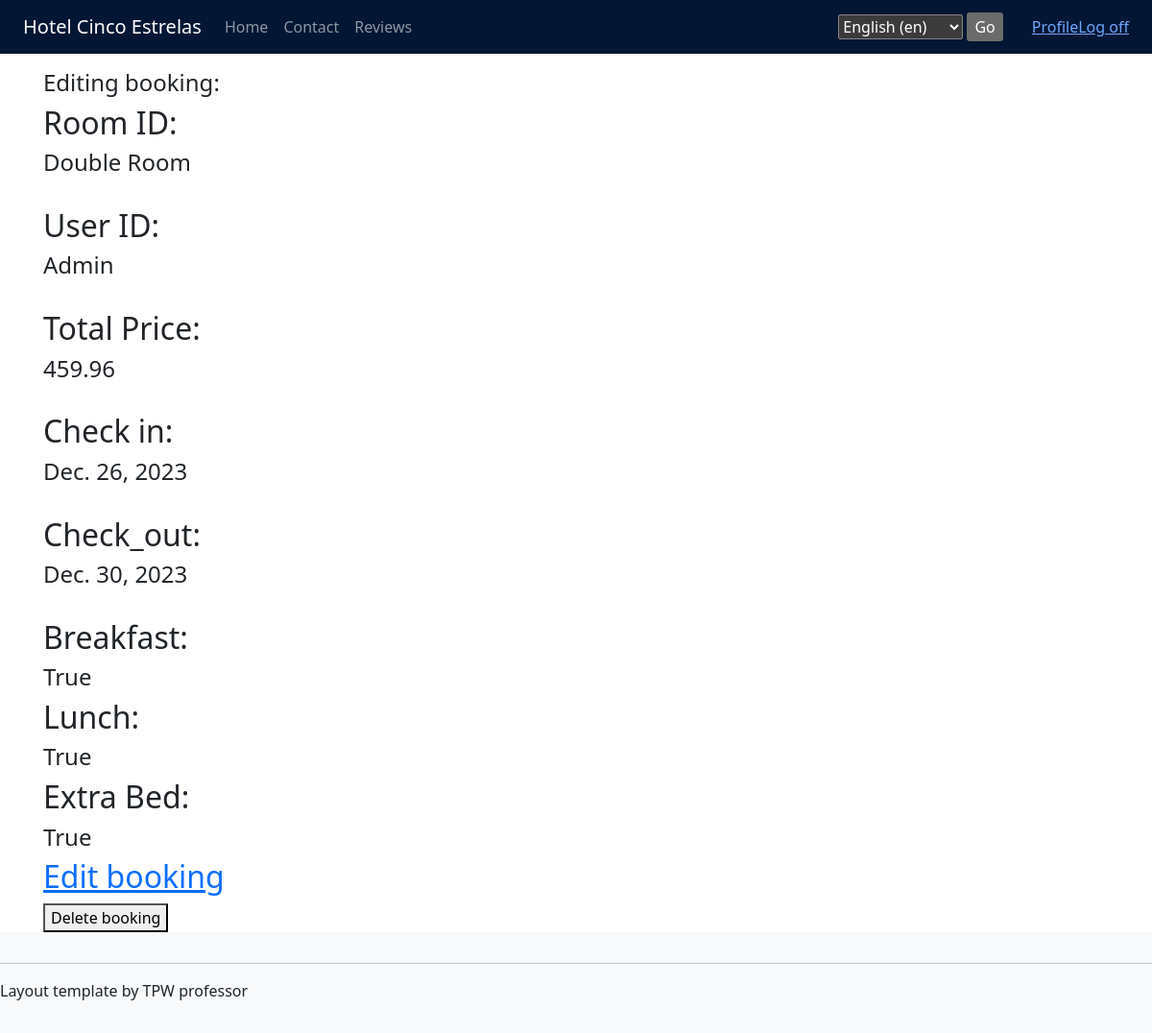
Screenshot of /functionalities/admin/bookings/1/ (signed in) with the database file from the repository.
### app/models.py (models this page shows, shortened)
class Room(models.Model):
    name = models.CharField(max_length=100)
    price = models.FloatField(max_length=100)
    max_guests = models.IntegerField()
    bookings = models.ManyToManyField('User', through='Booking')
    TYPE_CHOICES = (
        ('d', 'Double'),
        ('t', 'Triple'),
        ('q', 'Quad'),
        ('s', 'Suite'),
    )
    type = models.CharField(max_length=1, choices=TYPE_CHOICES, default='d', blank=False, null=False)
    def __str__(self):
        return self.name

class User(models.Model):
    name = models.CharField(max_length=100)
    email = models.EmailField(max_length=100, unique=True)
    password = models.CharField(max_length=20)
    phone = models.CharField(max_length=9)
    address = models.CharField(max_length=100)
    birthdate = models.DateField()
    rooms = models.ManyToManyField('Room', through='Booking')
    image = models.ImageField(upload_to='images/', null=True, blank=True, default=None)
    objects = UserManager()
    def __str__(self):
        return self.name

class Booking(models.Model):
    room_id = models.ForeignKey(Room, on_delete=models.CASCADE)
    user_id = models.ForeignKey(User, on_delete=models.CASCADE)
    total_price = models.DecimalField(max_digits=100, decimal_places=2)
    check_in = models.DateField()
    check_out = models.DateField()
    breakfast = models.BooleanField(default=False)
    lunch = models.BooleanField(default=False)
    extra_bed = models.BooleanField(default=False)

### app/views.py (the view)
# urls.py: path('functionalities/admin/bookings/<str:id>/', views.booking_info, name='booking_info'),
@login_required()
@user_passes_test(superuser_check)
def booking_info(request, id):
    booking = Booking.objects.get(id=id)
    if request.method == 'POST':
        u = user_auth.objects.get(pk=int(id))
        booking.delete()
        u.delete()
        messages.success(request, 'Booking deleted successfully')
        return render(request, 'booking_info.html')
    else:
        params = {
            'room_id': booking.room_id,
            'user_id': booking.user_id,
            'total_price': booking.total_price,
            'check_in': booking.check_in,
            'check_out': booking.check_out,
            'breakfast': booking.breakfast,
            'lunch': booking.lunch,
            'extra_bed': booking.extra_bed,
        }
        return render(request, 'booking_info.html', params)

### app/views.py (called while the page is built)
def superuser_check(user):
    return user.is_superuser

### app/templates/booking_info.html (shortened to what this page needs)
{% extends "layout.html" %}
{% block content %}
{% if messages %}
    {% for message in messages %}
        <h1>{{ message }}</h1>
    {% endfor %}
    <a href="{% url 'view_bookings' %}">Return to booking list</a>
{% else %}
    <h4>Editing booking: {{ booking }} </h4>
    <h2>Room ID:
        <h4>{{ room_id }}</h4>
    </h2><br>
    <h2>User ID:
        <h4>{{ user_id }}</h4>
    </h2><br>
    <h2>Total Price:
        <h4>{{ total_price }}</h4>
    </h2><br>
    <h2>Check in:
        <h4>{{ check_in }}</h4>
    </h2><br>
    <h2>Check_out:
        <h4>{{ check_out }}</h4>
    </h2><br>
    <h2>Breakfast:
        <h4>{{ breakfast }}</h4>
    </h2>
    <h2>Lunch:
        <h4>{{ lunch }}</h4>
    </h2>
    <h2>Extra Bed:
        <h4>{{ extra_bed }}</h4>
    </h2>
    <a href="edit"><h2>Edit booking</h2></a>
    <form action="" method="post">
        <button type="submit" name="delete_button" value="delete">Delete booking</button>
    </form>
{% endif %}
{% endblock %}

### rows the page displays
Room: name "Double Room"
User: name "Admin"
Booking: total_price "459.96", check_in "Dec. 26, 2023", check_out "Dec. 30, 2023"

### other values shown
{{ breakfast }} "True"
{{ lunch }} "True"
{{ extra_bed }} "True"
form field language "English (en)"
